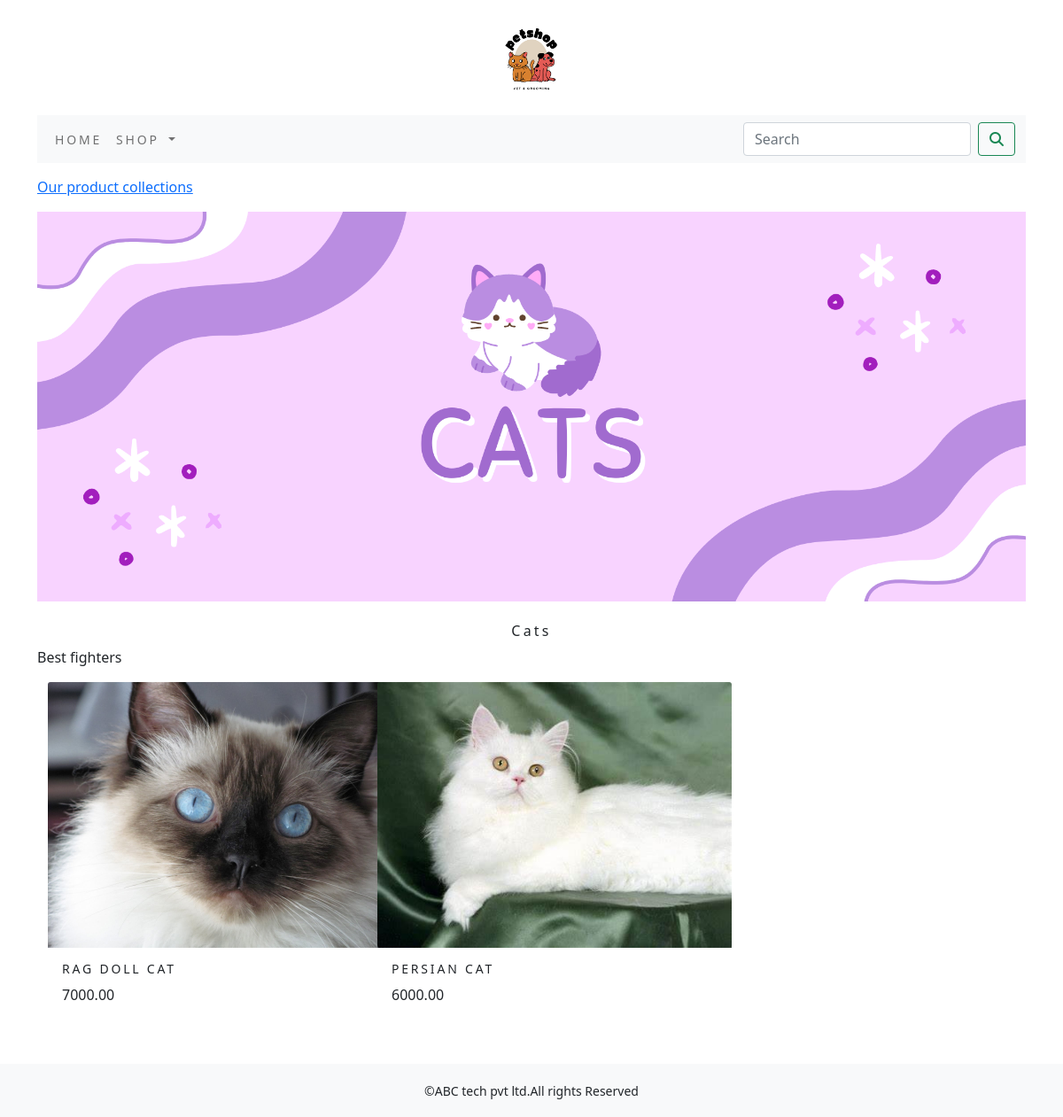
/shop/cats/, run on the app's committed database.
### shop/models.py (models this page shows, shortened)
class Category(models.Model):
    name=models.CharField(max_length=250,unique=True)
    slug=models.SlugField(max_length=250,unique=True)
    description=models.TextField(blank=True)
    image = models.ImageField(upload_to='category', blank=True)
    class Meta:
        ordering=('name',)
        verbose_name='category'
        verbose_name_plural='categories'
    def get_url(self):
       return reverse('shop:product_by_category',args=[self.slug])

class Product(models.Model):
    name=models.CharField(max_length=250,unique=True)
    slug=models.SlugField(max_length=250,unique=True)
    description=models.TextField(blank=True)
    price=models.DecimalField(max_digits=10,decimal_places=2)
    category=models.ForeignKey(Category,on_delete=models.CASCADE)
    image=models.ImageField(upload_to='product',blank=True)
    stock=models.IntegerField()
    available=models.BooleanField(default=True)
    created=models.DateTimeField(auto_now_add=True)
    updated=models.DateTimeField(auto_now=True)
    def get_url(self):
        return reverse('shop:prodCatdetail',args=[self.category.slug,self.slug])
    class Meta:
        ordering=('name',)
        verbose_name='product'
        verbose_name_plural='products'

### shop/views.py (the view)
# urls.py: path('',views.allProdCat,name='allProdCat'),
def allProdCat(request, c_slug=None):
    c_page = None
    products_list = None
    if c_slug != None:
        c_page = get_object_or_404(Category, slug=c_slug)
        products_list = Product.objects.all().filter(category=c_page, available=True)
    else:
        products_list = Product.objects.all().filter(available=True)
    paginator=Paginator(products_list,6)
    try:
        page=int(request.GET.get('page','1'))
    except:
        page=1
    try:
        products=paginator.page(page)
    except   (EmptyPage,InvalidPage):
        products=paginator.page(paginator.num_pages)
    return render(request, "category.html", {'category': c_page, 'products': products})

### cart/context_processors.py (called while the page is built)
def counter(request):
    item_count=0
    if 'admin' in request.path:
        return {}
    else:
        try:
            cart=Cart.objects.filter(cart_id=_cart_id(request))
            car_items=CartItem.objects.all().filter(cart=cart[:1])
            for cart_item in car_items:
                item_count += cart_item.quantity
        except Cart.DoesNotExist:
            item_count =0
        return dict(item_count=item_count)

### cart/views.py (called while the page is built)
def _cart_id(request):
    cart=request.session.session_key
    if not cart:
        cart=request.session.create()
    return cart

### shop/context_processors.py (called while the page is built)
def menu_links(request):
    links=Category.objects.all()
    return dict(links=links)

### template/category.html (shortened to what this page needs)
{% extends 'base.html' %}
{% load static %}
{% block content %}
    {% if category %}
        <div>
            <div class="row my_row_class" >
                <div class="mx-auto">
                <p><a href="{% url 'shop:allProdCat' %}"> Our product collections </a></p>
            </div>
                </div>
        </div>
    {% endif %}
    <div class="mx_auto">
    {% if category %}
        <img class="my_image"  src="{{category.image.url}}" alt="{{category.name}}" >
    </div>
    <br>
    <div>
        <h1 class="text-center my_title"> {{category.name}}</h1>
        <p class="text-justify">{{category.description}}</p>
    </div>
    {% endif %}
    <div class="container">
        <div class="row mx_auto">
            {% for product in products.object_list %}
            <div class="my_bottom_margin col-9 col-sm-12 col-md-4  col-lg-4">
                <div class="card-text-center" style="min-width:18rem;">
                    <a href="{{product.get_url}}" ><img  src="{{product.image.url}}"  alt="{{product.name}}" style=" width:400px; height:300px; " class="card-img-top my_image" ></a>
                    <div class="card-body" >
                        <h4>{{product.name}}</h4>
                        <p>{{product.price}}</p>
                    </div>
                </div>
            </div>
            {% endfor %}
        </div>
        <br>
    </div>
{% endblock %}

### static/css/custom.css (style rules this page uses)
body { font-family: 'Roboto', sans-serif; }
.my_row_class { padding-top :15px; }
.my_image { width:100%; height:auto; }
.my_title { font-size:16px; text_transform:uppercase; letter-spacing: .2em; }
.my_bottom_margin { margin-bottom:10px; }
.card-body h4 { font-size:14px; text-transform:uppercase; letter-spacing:.2em; }

### data on the page
Category: image (picture), name "Cats", description "Best fighters"
Product: image (picture), name "RAG DOLL CAT", price "7000.00"
Product: image (picture), name "PERSIAN CAT", price "6000.00"
